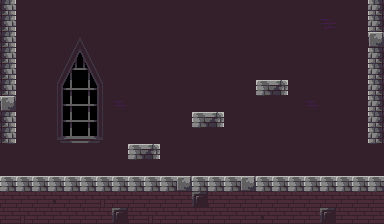

A 2D game scene composited from a Tiled map and its tileset images. What follows is a short description and the map's XML, with every tile layer's data as written:
An orthogonal 24x14 tile map with 16x16 px tiles, 2 tile layers (Background, Ground) and 7 objects (3x text, 2x door, key, spawn).

<map version="1.10" tiledversion="1.12.1" orientation="orthogonal" renderorder="right-down" width="24" height="14" tilewidth="16" tileheight="16" infinite="0" nextlayerid="8" nextobjectid="14">
 <editorsettings>
  <export target="testMap.tmj" format="json" />
 </editorsettings>
 <tileset firstgid="1" source="tilesheet1.tsx" />
 <layer id="2" name="Background" width="24" height="14">
  <data encoding="csv">
139,139,139,139,139,139,139,139,139,139,139,139,139,139,139,139,139,139,139,139,139,139,139,139,
139,139,139,139,139,139,139,139,139,139,139,139,139,139,139,139,139,139,139,139,94,139,139,139,
139,139,139,139,140,141,142,139,139,139,139,139,139,139,139,139,139,139,139,139,139,139,139,139,
139,139,139,162,163,164,165,139,139,139,139,139,139,139,139,139,139,139,139,139,139,139,139,139,
139,139,139,185,186,187,188,139,139,139,139,139,139,139,139,139,139,139,139,139,139,139,139,139,
139,139,139,208,209,210,211,139,139,139,139,139,139,139,139,139,139,139,139,139,139,139,139,139,
139,139,139,231,232,233,234,118,139,139,139,139,139,139,139,139,139,139,139,118,139,139,139,139,
139,139,139,254,255,256,257,139,139,139,139,139,139,139,139,139,139,139,139,139,139,139,139,139,
139,139,139,277,278,279,280,139,139,139,139,139,139,139,139,139,139,139,139,139,139,139,139,139,
139,139,139,139,139,139,139,139,139,139,139,139,139,139,139,139,139,139,139,139,139,139,139,139,
139,139,139,139,139,139,139,139,139,139,139,139,139,139,139,139,139,139,139,139,139,139,139,139,
139,139,139,139,139,139,139,139,139,139,139,139,139,139,139,139,139,139,139,139,139,139,139,139,
139,139,139,139,139,139,139,139,139,139,139,139,139,139,139,139,139,139,139,139,139,139,139,139,
139,139,139,139,139,139,139,139,139,139,139,139,139,139,139,139,139,139,139,139,139,139,139,139
</data>
 </layer>
 <objectgroup id="6" name="Text">
  <object id="10" name="text1" type="text" x="32" y="32" width="238.198" height="21.3437">
   <properties>
    <property name="message" value="Find the key and get to the door" />
   </properties>
   <text fontfamily="JetBrainsMono Nerd Font" pixelsize="12" wrap="1" color="#ffff7f">Find the key and get to the door</text>
  </object>
  <object id="11" name="hidden" type="text" x="250" y="123" width="118.698" height="21.3437">
   <properties>
    <property name="message" value="Press 'W' or Up" />
   </properties>
   <text fontfamily="JetBrainsMono Nerd Font" pixelsize="12" wrap="1" color="#ffff7f">Press 'W' or Up</text>
  </object>
  <object id="12" name="hidden" type="text" x="249.5" y="138" width="118.698" height="21.3437">
   <properties>
    <property name="message" value="to open the door" />
   </properties>
   <text fontfamily="JetBrainsMono Nerd Font Mono" pixelsize="12" wrap="1" color="#ffff7f">to open the door</text>
  </object>
 </objectgroup>
 <layer id="1" name="Ground" width="24" height="14">
  <data encoding="csv">
52,0,0,0,0,0,0,0,0,0,0,0,0,0,0,0,0,0,0,0,0,0,0,48,
52,0,0,0,0,0,0,0,0,0,0,0,0,0,0,0,0,0,0,0,0,0,0,48,
52,0,0,0,0,0,0,0,0,0,0,0,0,0,0,0,0,0,0,0,0,0,0,7,
52,0,0,0,0,0,0,0,0,0,0,0,0,0,0,0,0,0,0,0,0,0,0,48,
52,0,0,0,0,0,0,0,0,0,0,0,0,0,0,0,0,0,0,0,0,0,0,48,
52,0,0,0,0,0,0,0,0,0,0,0,0,0,0,0,3,5,0,0,0,0,0,48,
7,0,0,0,0,0,0,0,0,0,0,0,0,0,0,0,0,0,0,0,0,0,0,48,
52,0,0,0,0,0,0,0,0,0,0,0,3,5,0,0,0,0,0,0,0,0,0,48,
52,0,0,0,0,0,0,0,0,0,0,0,0,0,0,0,0,0,0,0,0,0,0,48,
0,0,0,0,0,0,0,0,3,5,0,0,0,0,0,0,0,0,0,0,0,0,0,0,
0,0,0,0,0,0,0,0,0,0,0,0,0,0,0,0,0,0,0,0,0,0,0,0,
3,3,3,3,3,3,3,3,3,3,3,7,3,3,3,7,3,3,3,3,3,3,3,3,
27,27,27,198,27,27,176,27,27,27,27,27,195,27,27,27,27,152,27,27,27,27,27,27,
27,176,27,27,27,27,27,195,27,176,27,27,27,27,27,27,198,27,27,27,195,197,27,27
</data>
 </layer>
 <objectgroup id="3" name="Keys">
  <object id="1" name="key" gid="61" x="272" y="80" width="16" height="16" />
 </objectgroup>
 <objectgroup id="5" name="PlayerSpawn">
  <object id="7" name="spawn" x="32" y="160" />
 </objectgroup>
 <objectgroup id="4" name="Doors">
  <object id="3" name="door" gid="125" x="368" y="160" width="16" height="16" />
  <object id="4" name="door" gid="126" x="368" y="176" width="16" height="16" />
 </objectgroup>
</map>
